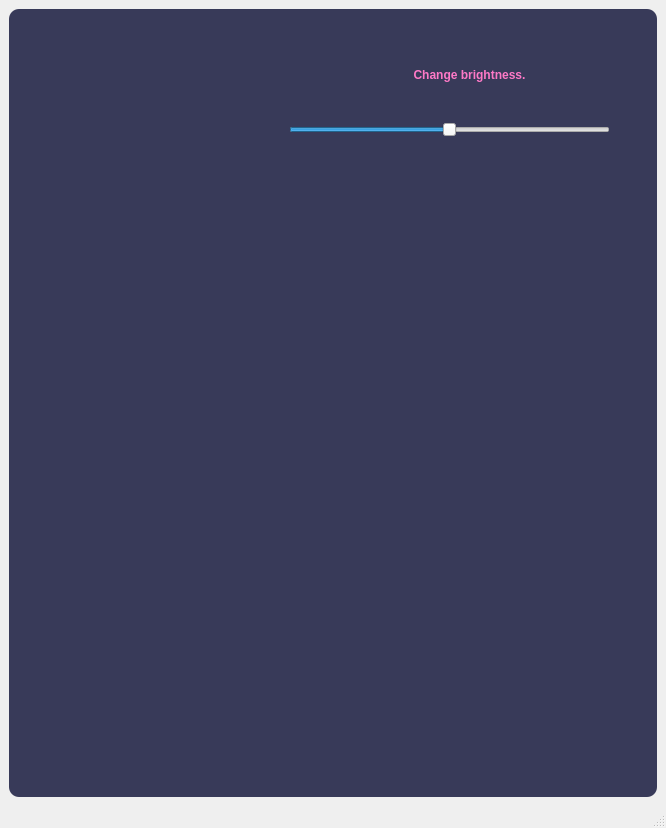
<?xml version="1.0" encoding="UTF-8"?>
<ui version="4.0">
 <class>BrightnessWindow</class>
 <widget class="QMainWindow" name="BrightnessWindow">
  <property name="geometry">
   <rect>
    <x>0</x>
    <y>0</y>
    <width>666</width>
    <height>828</height>
   </rect>
  </property>
  <property name="windowTitle">
   <string>MainWindow</string>
  </property>
  <widget class="QWidget" name="centralwidget">
   <layout class="QVBoxLayout" name="verticalLayout">
    <item>
     <widget class="QFrame" name="frame">
      <property name="font">
       <font>
        <weight>75</weight>
        <bold>true</bold>
       </font>
      </property>
      <property name="styleSheet">
       <string notr="true">QFrame {
	background-color: rgb(56,58,89);
	color:rgb(220,220,220);
	border-radius : 10px;
}</string>
      </property>
      <property name="frameShape">
       <enum>QFrame::StyledPanel</enum>
      </property>
      <property name="frameShadow">
       <enum>QFrame::Raised</enum>
      </property>
      <widget class="QLabel" name="label_original_image">
       <property name="geometry">
        <rect>
         <x>20</x>
         <y>10</y>
         <width>241</width>
         <height>201</height>
        </rect>
       </property>
       <property name="text">
        <string/>
       </property>
       <property name="pixmap">
        <pixmap>1.jpeg</pixmap>
       </property>
      </widget>
      <widget class="QLabel" name="label_desqription">
       <property name="geometry">
        <rect>
         <x>270</x>
         <y>40</y>
         <width>381</width>
         <height>51</height>
        </rect>
       </property>
       <property name="font">
        <font>
         <pointsize>9</pointsize>
         <weight>75</weight>
         <bold>true</bold>
        </font>
       </property>
       <property name="styleSheet">
        <string notr="true">color:rgb(254,121,199);</string>
       </property>
       <property name="text">
        <string>Change brightness.</string>
       </property>
       <property name="textFormat">
        <enum>Qt::PlainText</enum>
       </property>
       <property name="alignment">
        <set>Qt::AlignCenter</set>
       </property>
      </widget>
      <widget class="QLabel" name="label">
       <property name="geometry">
        <rect>
         <x>20</x>
         <y>240</y>
         <width>601</width>
         <height>511</height>
        </rect>
       </property>
       <property name="text">
        <string/>
       </property>
       <property name="pixmap">
        <pixmap>2.jpg</pixmap>
       </property>
      </widget>
      <widget class="QSlider" name="horizontalSlider">
       <property name="geometry">
        <rect>
         <x>280</x>
         <y>110</y>
         <width>321</width>
         <height>22</height>
        </rect>
       </property>
       <property name="mouseTracking">
        <bool>false</bool>
       </property>
       <property name="minimum">
        <number>50</number>
       </property>
       <property name="maximum">
        <number>150</number>
       </property>
       <property name="pageStep">
        <number>15</number>
       </property>
       <property name="sliderPosition">
        <number>100</number>
       </property>
       <property name="orientation">
        <enum>Qt::Horizontal</enum>
       </property>
      </widget>
     </widget>
    </item>
   </layout>
  </widget>
  <widget class="QStatusBar" name="statusbar"/>
 </widget>
 <resources/>
 <connections/>
</ui>
